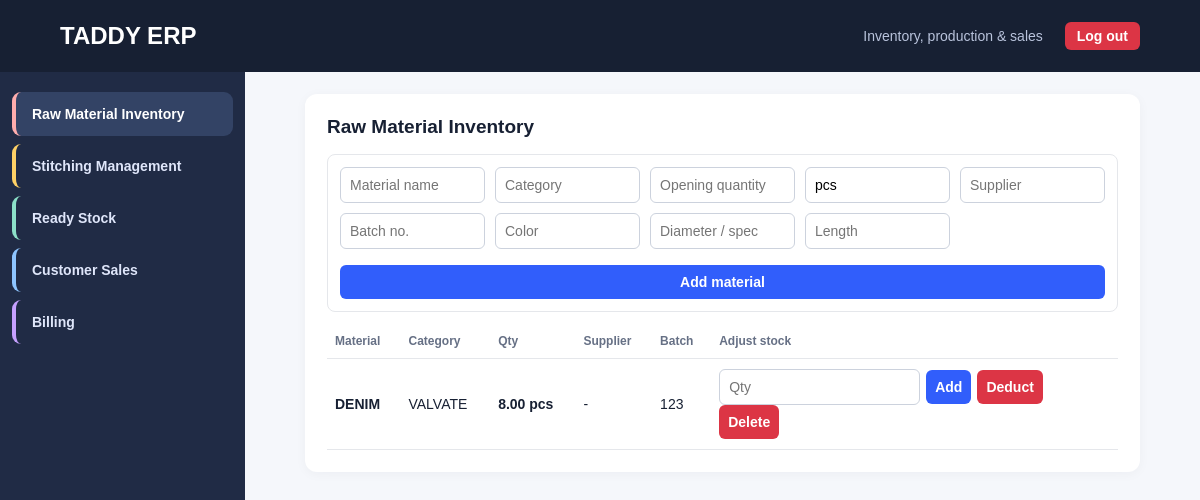
/dashboard (signed in), run on the app's committed database.
### tables this page shows
CREATE TABLE materials (
                        id INTEGER PRIMARY KEY AUTOINCREMENT,
                        item_name TEXT,
                        diameter TEXT,
                        category TEXT,
                        length TEXT,
                        color TEXT,
                        quantity TEXT DEFAULT '0',
                        supplier TEXT,
                        unit TEXT,
                        batch_no TEXT
                    );

### app.py (the view)
@app.route("/dashboard")
def dashboard():
    return render_template(
        "dashboard.html",
        materials=inventory.get_all_materials(),
        stitching_jobs=inventory.get_stitching_jobs(),
        ready_stock=inventory.get_ready_stock(),
        sales=inventory.get_sales(),
        invoices=inventory.get_invoices(),
    )

### app.py (called while the page is built)
@app.before_request
def require_login():
    public_endpoints = {"login", "static"}
    if request.endpoint not in public_endpoints and not session.get("logged_in"):
        return redirect(url_for("login"))

### main.py (called while the page is built)
    def _connect(self):
        conn = sqlite3.connect(DB_PATH)
        conn.row_factory = sqlite3.Row
        conn.execute("PRAGMA foreign_keys = ON")
        return conn

    @contextmanager
    def _db(self):
        conn = self._connect()
        try:
            yield conn
            conn.commit()
        finally:
            conn.close()

    @staticmethod
    def _number(value, default=0):
        try:
            return float(value)
        except (TypeError, ValueError):
            return default

    def get_all_materials(self):
        with self._db() as conn:
            rows = conn.execute("SELECT * FROM materials ORDER BY id DESC").fetchall()
        materials = [dict(row) for row in rows]
        for material in materials:
            material["quantity"] = self._number(material["quantity"])
        return materials

    def get_stitching_jobs(self):
        with self._db() as conn:
            return [dict(r) for r in conn.execute(
                "SELECT * FROM stitching_jobs ORDER BY id DESC").fetchall()]

    def get_ready_stock(self):
        with self._db() as conn:
            return [dict(r) for r in conn.execute(
                "SELECT * FROM ready_stock ORDER BY category, product_name, size").fetchall()]

    def get_sales(self):
        with self._db() as conn:
            return [dict(r) for r in conn.execute(
                "SELECT * FROM sales ORDER BY id DESC").fetchall()]

    def get_invoices(self):
        with self._db() as conn:
            return [dict(r) for r in conn.execute(
                "SELECT * FROM invoices ORDER BY id DESC").fetchall()]

### templates/dashboard.html (shortened to what this page needs)
<!doctype html>
<html lang="en">
<head>
</head>
<body>
<header><h1>TADDY ERP</h1><span>Inventory, production &amp; sales <form style="display:inline;margin-left:18px" method="post" action="{{ url_for('logout') }}"><button style="width:auto;padding:6px 12px;background:#dc3545">Log out</button></form></span></header>
<main class="shell">
  <nav><a class="tab-link" href="#raw-materials">Raw Material Inventory</a><a class="tab-link" href="#stitching">Stitching Management</a><a class="tab-link" href="#ready-stock">Ready Stock</a><a class="tab-link" href="#sales">Customer Sales</a><a class="tab-link" href="#billing">Billing</a></nav>
  <div class="workspace">
  <section id="raw-materials"><h2>Raw Material Inventory</h2>
    <form method="post" action="{{ url_for('add_material') }}" class="card"><div class="grid">
      <input name="item_name" placeholder="Material name" required><input name="category" placeholder="Category" required>
      <input name="quantity" type="number" min="0" step="0.01" placeholder="Opening quantity" required><input name="unit" placeholder="Unit (pcs/kg)" value="pcs">
      <input name="supplier" placeholder="Supplier"><input name="batch_no" placeholder="Batch no.">
      <input name="color" placeholder="Color"><input name="diameter" placeholder="Diameter / spec"><input name="length" placeholder="Length">
    </div><br><button type="submit">Add material</button></form>
    <div class="table-wrap"><table><tr><th>Material</th><th>Category</th><th>Qty</th><th>Supplier</th><th>Batch</th><th>Adjust stock</th></tr>
      {% for m in materials %}<tr><td><strong>{{ m.item_name }}</strong></td><td>{{ m.category }}</td><td><strong>{{ "%.2f"|format(m.quantity) }} {{ m.unit }}</strong></td><td>{{ m.supplier or "-" }}</td><td>{{ m.batch_no or "-" }}</td><td>
        <form class="inline" method="post" action="{{ url_for('adjust_material', material_id=m.id) }}"><input name="amount" type="number" min="0.01" step="0.01" placeholder="Qty" required><button name="action" value="add">Add</button><button class="danger" name="action" value="deduct">Deduct</button></form>
        <form class="inline" method="post" action="{{ url_for('delete_material', material_id=m.id) }}" onsubmit="return confirm('Delete this material?');"><button class="danger" type="submit">Delete</button></form>
      </td></tr>{% else %}<tr><td colspan="6" class="empty">No materials yet.</td></tr>{% endfor %}
    </table></div>
  </section>
  </div>
</main>
</body>
</html>

### templates/dashboard.html (style rules this page uses)
:root { --ink:#172033;--muted:#667085;--brand:#315efb;--bg:#f5f7fb;--line:#e5e7eb }
* { box-sizing:border-box }
body { margin:0;background:var(--bg);color:var(--ink);font:14px Arial,sans-serif }
header { background:var(--ink);color:#fff;padding:22px 5%;display:flex;justify-content:space-between;align-items:center }
header h1 { margin:0;font-size:24px }
header span { color:#b9c3dc }
.shell { display:flex;min-height:calc(100vh - 78px) }
nav { width:245px;background:#202b45;padding:20px 12px;display:flex;flex-direction:column;gap:8px }
nav a { padding:14px 16px;border-radius:9px;color:#dfe6fa;text-decoration:none;font-weight:bold;border-left:4px solid transparent }
nav a:nth-child(1) { border-color:#ffadad }
nav a:nth-child(2) { border-color:#ffd166 }
nav a:nth-child(3) { border-color:#8be0c8 }
nav a:nth-child(4) { border-color:#8ec5ff }
nav a:nth-child(5) { border-color:#c6a0ff }
nav a:hover,nav a.active { background:#334365;color:#fff }
.workspace { flex:1;padding:22px 5% }
section { display:none;background:#fff;padding:22px;margin:0;border-radius:12px;box-shadow:0 2px 12px #1720330a }
section.active { display:block }
h2 { font-size:19px;margin:0 0 16px }
.grid { display:grid;grid-template-columns:repeat(auto-fit,minmax(145px,1fr));gap:10px }
input,select,button { font:inherit;padding:9px;border:1px solid #ccd2dd;border-radius:6px;width:100% }
button { background:var(--brand);color:white;border:0;cursor:pointer;font-weight:bold }
button.danger { background:#dc3545 }
form.inline { display:flex;gap:6px;align-items:center }
form.inline input,form.inline button { width:auto }
form.card { border:1px solid var(--line);padding:12px;border-radius:8px }
table { width:100%;border-collapse:collapse;margin-top:12px;overflow:auto }
th,td { text-align:left;padding:10px 8px;border-bottom:1px solid var(--line);white-space:nowrap }
th { color:var(--muted);font-size:12px }
.table-wrap { overflow-x:auto }

### data on the page
materials: item_name "DENIM", category "VALVATE", quantity "8.00", unit "pcs", supplier "-", batch_no "123"
